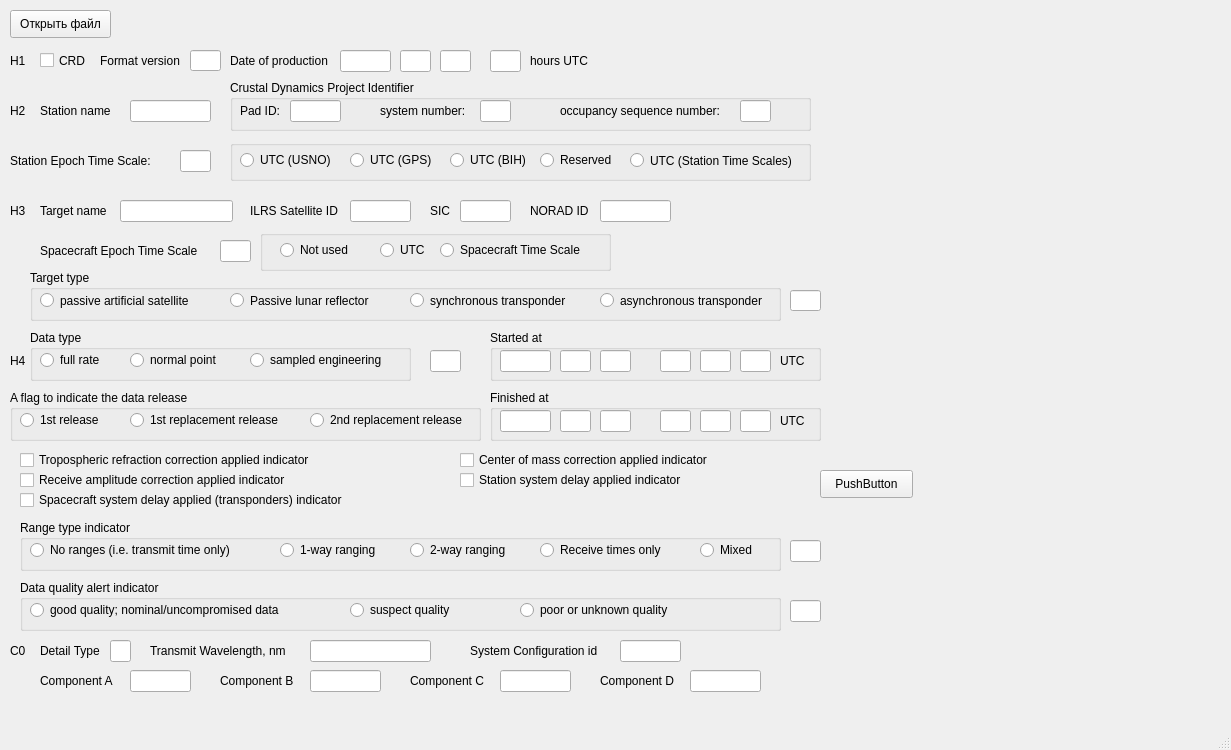
<?xml version="1.0" encoding="UTF-8"?>
<ui version="4.0">
 <class>MainWindow</class>
 <widget class="QMainWindow" name="MainWindow">
  <property name="geometry">
   <rect>
    <x>0</x>
    <y>0</y>
    <width>1231</width>
    <height>750</height>
   </rect>
  </property>
  <property name="windowTitle">
   <string>MainWindow</string>
  </property>
  <widget class="QWidget" name="centralwidget">
   <widget class="QPushButton" name="open_file">
    <property name="geometry">
     <rect>
      <x>10</x>
      <y>10</y>
      <width>101</width>
      <height>28</height>
     </rect>
    </property>
    <property name="text">
     <string>Открыть файл</string>
    </property>
   </widget>
   <widget class="QLabel" name="file_label">
    <property name="geometry">
     <rect>
      <x>120</x>
      <y>10</y>
      <width>661</width>
      <height>31</height>
     </rect>
    </property>
    <property name="font">
     <font>
      <pointsize>10</pointsize>
      <weight>50</weight>
      <bold>false</bold>
     </font>
    </property>
    <property name="autoFillBackground">
     <bool>false</bool>
    </property>
    <property name="text">
     <string/>
    </property>
   </widget>
   <widget class="QCheckBox" name="H1_1">
    <property name="enabled">
     <bool>true</bool>
    </property>
    <property name="geometry">
     <rect>
      <x>40</x>
      <y>50</y>
      <width>51</width>
      <height>21</height>
     </rect>
    </property>
    <property name="toolTip">
     <string>&lt;html&gt;&lt;head/&gt;&lt;body&gt;&lt;p&gt;&lt;span style=&quot; font-family:'Microsoft Sans Serif','sans-serif';&quot;&gt;Consolidated Ranging Data format&lt;/span&gt;&lt;/p&gt;&lt;/body&gt;&lt;/html&gt;</string>
    </property>
    <property name="text">
     <string>CRD</string>
    </property>
    <property name="checkable">
     <bool>true</bool>
    </property>
   </widget>
   <widget class="QLabel" name="H1">
    <property name="geometry">
     <rect>
      <x>10</x>
      <y>50</y>
      <width>21</width>
      <height>21</height>
     </rect>
    </property>
    <property name="text">
     <string>H1</string>
    </property>
   </widget>
   <widget class="QLabel" name="H1_2_label">
    <property name="geometry">
     <rect>
      <x>100</x>
      <y>50</y>
      <width>91</width>
      <height>21</height>
     </rect>
    </property>
    <property name="text">
     <string>Format version</string>
    </property>
   </widget>
   <widget class="QLineEdit" name="H1_2">
    <property name="geometry">
     <rect>
      <x>190</x>
      <y>50</y>
      <width>31</width>
      <height>21</height>
     </rect>
    </property>
    <property name="readOnly">
     <bool>true</bool>
    </property>
   </widget>
   <widget class="QLabel" name="H1_3_label">
    <property name="geometry">
     <rect>
      <x>230</x>
      <y>50</y>
      <width>111</width>
      <height>21</height>
     </rect>
    </property>
    <property name="text">
     <string>Date of production</string>
    </property>
   </widget>
   <widget class="QLineEdit" name="H1_3">
    <property name="geometry">
     <rect>
      <x>340</x>
      <y>50</y>
      <width>51</width>
      <height>22</height>
     </rect>
    </property>
   </widget>
   <widget class="QLineEdit" name="H1_4">
    <property name="geometry">
     <rect>
      <x>400</x>
      <y>50</y>
      <width>31</width>
      <height>22</height>
     </rect>
    </property>
   </widget>
   <widget class="QLineEdit" name="H1_5">
    <property name="geometry">
     <rect>
      <x>440</x>
      <y>50</y>
      <width>31</width>
      <height>22</height>
     </rect>
    </property>
   </widget>
   <widget class="QLineEdit" name="H1_6">
    <property name="geometry">
     <rect>
      <x>490</x>
      <y>50</y>
      <width>31</width>
      <height>22</height>
     </rect>
    </property>
   </widget>
   <widget class="QLabel" name="H1_6_label">
    <property name="geometry">
     <rect>
      <x>530</x>
      <y>50</y>
      <width>71</width>
      <height>21</height>
     </rect>
    </property>
    <property name="text">
     <string>hours UTC</string>
    </property>
   </widget>
   <widget class="QLabel" name="H2">
    <property name="geometry">
     <rect>
      <x>10</x>
      <y>100</y>
      <width>21</width>
      <height>21</height>
     </rect>
    </property>
    <property name="text">
     <string>H2</string>
    </property>
   </widget>
   <widget class="QLineEdit" name="H2_1">
    <property name="geometry">
     <rect>
      <x>130</x>
      <y>100</y>
      <width>81</width>
      <height>22</height>
     </rect>
    </property>
   </widget>
   <widget class="QLabel" name="H2_1_label">
    <property name="geometry">
     <rect>
      <x>40</x>
      <y>100</y>
      <width>81</width>
      <height>21</height>
     </rect>
    </property>
    <property name="text">
     <string>Station name</string>
    </property>
   </widget>
   <widget class="QLabel" name="H2_5_label">
    <property name="geometry">
     <rect>
      <x>10</x>
      <y>150</y>
      <width>151</width>
      <height>21</height>
     </rect>
    </property>
    <property name="text">
     <string>Station Epoch Time Scale:</string>
    </property>
   </widget>
   <widget class="QLineEdit" name="H2_5">
    <property name="geometry">
     <rect>
      <x>180</x>
      <y>150</y>
      <width>31</width>
      <height>22</height>
     </rect>
    </property>
   </widget>
   <widget class="QGroupBox" name="H2_5_group">
    <property name="geometry">
     <rect>
      <x>230</x>
      <y>140</y>
      <width>581</width>
      <height>41</height>
     </rect>
    </property>
    <property name="title">
     <string/>
    </property>
    <widget class="QRadioButton" name="H2_5_10">
     <property name="geometry">
      <rect>
       <x>400</x>
       <y>10</y>
       <width>181</width>
       <height>21</height>
      </rect>
     </property>
     <property name="text">
      <string>UTC (Station Time Scales) </string>
     </property>
    </widget>
    <widget class="QRadioButton" name="H2_5_0">
     <property name="geometry">
      <rect>
       <x>310</x>
       <y>10</y>
       <width>81</width>
       <height>20</height>
      </rect>
     </property>
     <property name="text">
      <string>Reserved</string>
     </property>
    </widget>
    <widget class="QRadioButton" name="H2_5_7">
     <property name="geometry">
      <rect>
       <x>220</x>
       <y>10</y>
       <width>95</width>
       <height>20</height>
      </rect>
     </property>
     <property name="text">
      <string>UTC (BIH)</string>
     </property>
    </widget>
    <widget class="QRadioButton" name="H2_5_3">
     <property name="geometry">
      <rect>
       <x>10</x>
       <y>10</y>
       <width>95</width>
       <height>20</height>
      </rect>
     </property>
     <property name="text">
      <string>UTC (USNO)</string>
     </property>
    </widget>
    <widget class="QRadioButton" name="H2_5_4">
     <property name="geometry">
      <rect>
       <x>120</x>
       <y>10</y>
       <width>95</width>
       <height>20</height>
      </rect>
     </property>
     <property name="text">
      <string>UTC (GPS)</string>
     </property>
    </widget>
   </widget>
   <widget class="QLabel" name="H3">
    <property name="geometry">
     <rect>
      <x>10</x>
      <y>200</y>
      <width>21</width>
      <height>21</height>
     </rect>
    </property>
    <property name="text">
     <string>H3</string>
    </property>
   </widget>
   <widget class="QLineEdit" name="H3_1">
    <property name="geometry">
     <rect>
      <x>120</x>
      <y>200</y>
      <width>113</width>
      <height>22</height>
     </rect>
    </property>
   </widget>
   <widget class="QLabel" name="H3_1_label">
    <property name="geometry">
     <rect>
      <x>40</x>
      <y>200</y>
      <width>81</width>
      <height>21</height>
     </rect>
    </property>
    <property name="text">
     <string>Target name</string>
    </property>
   </widget>
   <widget class="QLabel" name="H3_2_label">
    <property name="geometry">
     <rect>
      <x>250</x>
      <y>200</y>
      <width>101</width>
      <height>21</height>
     </rect>
    </property>
    <property name="text">
     <string>ILRS Satellite ID</string>
    </property>
   </widget>
   <widget class="QLineEdit" name="H3_2">
    <property name="geometry">
     <rect>
      <x>350</x>
      <y>200</y>
      <width>61</width>
      <height>22</height>
     </rect>
    </property>
   </widget>
   <widget class="QLabel" name="H3_3_label">
    <property name="geometry">
     <rect>
      <x>430</x>
      <y>200</y>
      <width>21</width>
      <height>21</height>
     </rect>
    </property>
    <property name="text">
     <string>SIC</string>
    </property>
   </widget>
   <widget class="QLineEdit" name="H3_3">
    <property name="geometry">
     <rect>
      <x>460</x>
      <y>200</y>
      <width>51</width>
      <height>22</height>
     </rect>
    </property>
   </widget>
   <widget class="QLabel" name="H3_4_label">
    <property name="geometry">
     <rect>
      <x>530</x>
      <y>200</y>
      <width>61</width>
      <height>21</height>
     </rect>
    </property>
    <property name="text">
     <string>NORAD ID</string>
    </property>
   </widget>
   <widget class="QLineEdit" name="H3_4">
    <property name="geometry">
     <rect>
      <x>600</x>
      <y>200</y>
      <width>71</width>
      <height>22</height>
     </rect>
    </property>
   </widget>
   <widget class="QLabel" name="H3_5_label">
    <property name="geometry">
     <rect>
      <x>40</x>
      <y>235</y>
      <width>171</width>
      <height>31</height>
     </rect>
    </property>
    <property name="text">
     <string>Spacecraft Epoch Time Scale</string>
    </property>
   </widget>
   <widget class="QLineEdit" name="H3_5">
    <property name="geometry">
     <rect>
      <x>220</x>
      <y>240</y>
      <width>31</width>
      <height>22</height>
     </rect>
    </property>
   </widget>
   <widget class="QGroupBox" name="H3_5_group">
    <property name="geometry">
     <rect>
      <x>260</x>
      <y>230</y>
      <width>351</width>
      <height>41</height>
     </rect>
    </property>
    <property name="title">
     <string/>
    </property>
    <widget class="QRadioButton" name="H3_5_0">
     <property name="geometry">
      <rect>
       <x>20</x>
       <y>10</y>
       <width>95</width>
       <height>20</height>
      </rect>
     </property>
     <property name="text">
      <string>Not used</string>
     </property>
    </widget>
    <widget class="QRadioButton" name="H3_5_1">
     <property name="geometry">
      <rect>
       <x>120</x>
       <y>10</y>
       <width>61</width>
       <height>20</height>
      </rect>
     </property>
     <property name="text">
      <string>UTC</string>
     </property>
    </widget>
    <widget class="QRadioButton" name="H3_5_2">
     <property name="geometry">
      <rect>
       <x>180</x>
       <y>10</y>
       <width>161</width>
       <height>20</height>
      </rect>
     </property>
     <property name="text">
      <string>Spacecraft Time Scale </string>
     </property>
    </widget>
   </widget>
   <widget class="QGroupBox" name="H3_6_group">
    <property name="geometry">
     <rect>
      <x>30</x>
      <y>270</y>
      <width>751</width>
      <height>51</height>
     </rect>
    </property>
    <property name="title">
     <string>Target type</string>
    </property>
    <widget class="QRadioButton" name="H3_6_1">
     <property name="geometry">
      <rect>
       <x>10</x>
       <y>10</y>
       <width>171</width>
       <height>41</height>
      </rect>
     </property>
     <property name="text">
      <string>passive artificial satellite</string>
     </property>
    </widget>
    <widget class="QRadioButton" name="H3_6_2">
     <property name="geometry">
      <rect>
       <x>200</x>
       <y>10</y>
       <width>151</width>
       <height>41</height>
      </rect>
     </property>
     <property name="text">
      <string>Passive lunar reflector</string>
     </property>
    </widget>
    <widget class="QRadioButton" name="H3_6_3">
     <property name="geometry">
      <rect>
       <x>380</x>
       <y>10</y>
       <width>171</width>
       <height>41</height>
      </rect>
     </property>
     <property name="text">
      <string>synchronous transponder</string>
     </property>
    </widget>
    <widget class="QRadioButton" name="H3_6_4">
     <property name="geometry">
      <rect>
       <x>570</x>
       <y>10</y>
       <width>181</width>
       <height>41</height>
      </rect>
     </property>
     <property name="text">
      <string>asynchronous transponder</string>
     </property>
    </widget>
   </widget>
   <widget class="QLineEdit" name="H3_6">
    <property name="geometry">
     <rect>
      <x>790</x>
      <y>290</y>
      <width>31</width>
      <height>21</height>
     </rect>
    </property>
   </widget>
   <widget class="QGroupBox" name="H2_group">
    <property name="geometry">
     <rect>
      <x>230</x>
      <y>80</y>
      <width>581</width>
      <height>51</height>
     </rect>
    </property>
    <property name="title">
     <string>Crustal Dynamics Project Identifier</string>
    </property>
    <widget class="QLabel" name="H2_2_label">
     <property name="geometry">
      <rect>
       <x>10</x>
       <y>20</y>
       <width>51</width>
       <height>21</height>
      </rect>
     </property>
     <property name="text">
      <string>Pad ID:</string>
     </property>
    </widget>
    <widget class="QLineEdit" name="H2_2">
     <property name="geometry">
      <rect>
       <x>60</x>
       <y>20</y>
       <width>51</width>
       <height>22</height>
      </rect>
     </property>
    </widget>
    <widget class="QLabel" name="H2_3_label">
     <property name="geometry">
      <rect>
       <x>150</x>
       <y>20</y>
       <width>101</width>
       <height>21</height>
      </rect>
     </property>
     <property name="text">
      <string>system number:</string>
     </property>
    </widget>
    <widget class="QLineEdit" name="H2_4">
     <property name="geometry">
      <rect>
       <x>250</x>
       <y>20</y>
       <width>31</width>
       <height>22</height>
      </rect>
     </property>
    </widget>
    <widget class="QLineEdit" name="H2_3">
     <property name="geometry">
      <rect>
       <x>510</x>
       <y>20</y>
       <width>31</width>
       <height>22</height>
      </rect>
     </property>
    </widget>
    <widget class="QLabel" name="H2_4_label">
     <property name="geometry">
      <rect>
       <x>330</x>
       <y>20</y>
       <width>171</width>
       <height>21</height>
      </rect>
     </property>
     <property name="text">
      <string>occupancy sequence number:</string>
     </property>
    </widget>
   </widget>
   <widget class="QLabel" name="H4">
    <property name="geometry">
     <rect>
      <x>10</x>
      <y>350</y>
      <width>21</width>
      <height>21</height>
     </rect>
    </property>
    <property name="text">
     <string>H4</string>
    </property>
   </widget>
   <widget class="QLineEdit" name="H4_1">
    <property name="geometry">
     <rect>
      <x>430</x>
      <y>350</y>
      <width>31</width>
      <height>22</height>
     </rect>
    </property>
   </widget>
   <widget class="QGroupBox" name="H4_1_group">
    <property name="geometry">
     <rect>
      <x>30</x>
      <y>330</y>
      <width>381</width>
      <height>51</height>
     </rect>
    </property>
    <property name="title">
     <string>Data type</string>
    </property>
    <widget class="QRadioButton" name="H4_1_0">
     <property name="geometry">
      <rect>
       <x>10</x>
       <y>20</y>
       <width>71</width>
       <height>20</height>
      </rect>
     </property>
     <property name="text">
      <string>full rate</string>
     </property>
    </widget>
    <widget class="QRadioButton" name="H4_1_1">
     <property name="geometry">
      <rect>
       <x>100</x>
       <y>20</y>
       <width>95</width>
       <height>20</height>
      </rect>
     </property>
     <property name="text">
      <string>normal point</string>
     </property>
    </widget>
    <widget class="QRadioButton" name="H4_1_2">
     <property name="geometry">
      <rect>
       <x>220</x>
       <y>20</y>
       <width>151</width>
       <height>20</height>
      </rect>
     </property>
     <property name="text">
      <string>sampled engineering</string>
     </property>
    </widget>
   </widget>
   <widget class="QGroupBox" name="H4_2_group">
    <property name="geometry">
     <rect>
      <x>490</x>
      <y>330</y>
      <width>331</width>
      <height>51</height>
     </rect>
    </property>
    <property name="title">
     <string>Started at</string>
    </property>
    <widget class="QLineEdit" name="H4_2">
     <property name="geometry">
      <rect>
       <x>10</x>
       <y>20</y>
       <width>51</width>
       <height>22</height>
      </rect>
     </property>
    </widget>
    <widget class="QLineEdit" name="H4_3">
     <property name="geometry">
      <rect>
       <x>70</x>
       <y>20</y>
       <width>31</width>
       <height>22</height>
      </rect>
     </property>
    </widget>
    <widget class="QLineEdit" name="H4_4">
     <property name="geometry">
      <rect>
       <x>110</x>
       <y>20</y>
       <width>31</width>
       <height>22</height>
      </rect>
     </property>
    </widget>
    <widget class="QLineEdit" name="H4_5">
     <property name="geometry">
      <rect>
       <x>170</x>
       <y>20</y>
       <width>31</width>
       <height>22</height>
      </rect>
     </property>
    </widget>
    <widget class="QLineEdit" name="H4_6">
     <property name="geometry">
      <rect>
       <x>210</x>
       <y>20</y>
       <width>31</width>
       <height>22</height>
      </rect>
     </property>
    </widget>
    <widget class="QLabel" name="H4_7_label">
     <property name="geometry">
      <rect>
       <x>290</x>
       <y>20</y>
       <width>31</width>
       <height>21</height>
      </rect>
     </property>
     <property name="text">
      <string>UTC</string>
     </property>
    </widget>
    <widget class="QLineEdit" name="H4_7">
     <property name="geometry">
      <rect>
       <x>250</x>
       <y>20</y>
       <width>31</width>
       <height>22</height>
      </rect>
     </property>
    </widget>
   </widget>
   <widget class="QGroupBox" name="H4_8_group">
    <property name="geometry">
     <rect>
      <x>490</x>
      <y>390</y>
      <width>331</width>
      <height>51</height>
     </rect>
    </property>
    <property name="title">
     <string>Finished at</string>
    </property>
    <widget class="QLineEdit" name="H4_8">
     <property name="geometry">
      <rect>
       <x>10</x>
       <y>20</y>
       <width>51</width>
       <height>22</height>
      </rect>
     </property>
    </widget>
    <widget class="QLineEdit" name="H4_9">
     <property name="geometry">
      <rect>
       <x>70</x>
       <y>20</y>
       <width>31</width>
       <height>22</height>
      </rect>
     </property>
    </widget>
    <widget class="QLineEdit" name="H4_10">
     <property name="geometry">
      <rect>
       <x>110</x>
       <y>20</y>
       <width>31</width>
       <height>22</height>
      </rect>
     </property>
    </widget>
    <widget class="QLineEdit" name="H4_11">
     <property name="geometry">
      <rect>
       <x>170</x>
       <y>20</y>
       <width>31</width>
       <height>22</height>
      </rect>
     </property>
    </widget>
    <widget class="QLineEdit" name="H4_12">
     <property name="geometry">
      <rect>
       <x>210</x>
       <y>20</y>
       <width>31</width>
       <height>22</height>
      </rect>
     </property>
    </widget>
    <widget class="QLineEdit" name="H4_13">
     <property name="geometry">
      <rect>
       <x>250</x>
       <y>20</y>
       <width>31</width>
       <height>22</height>
      </rect>
     </property>
    </widget>
    <widget class="QLabel" name="H4_13_label">
     <property name="geometry">
      <rect>
       <x>290</x>
       <y>20</y>
       <width>31</width>
       <height>21</height>
      </rect>
     </property>
     <property name="text">
      <string>UTC</string>
     </property>
    </widget>
   </widget>
   <widget class="QGroupBox" name="H4_14_group">
    <property name="geometry">
     <rect>
      <x>10</x>
      <y>390</y>
      <width>471</width>
      <height>51</height>
     </rect>
    </property>
    <property name="title">
     <string>A flag to indicate the data release</string>
    </property>
    <widget class="QRadioButton" name="H4_14_0">
     <property name="geometry">
      <rect>
       <x>10</x>
       <y>20</y>
       <width>101</width>
       <height>20</height>
      </rect>
     </property>
     <property name="text">
      <string>1st release</string>
     </property>
    </widget>
    <widget class="QRadioButton" name="H4_14_1">
     <property name="geometry">
      <rect>
       <x>120</x>
       <y>20</y>
       <width>171</width>
       <height>20</height>
      </rect>
     </property>
     <property name="text">
      <string>1st replacement release</string>
     </property>
    </widget>
    <widget class="QRadioButton" name="H4_14_2">
     <property name="geometry">
      <rect>
       <x>300</x>
       <y>20</y>
       <width>191</width>
       <height>20</height>
      </rect>
     </property>
     <property name="text">
      <string>2nd replacement release</string>
     </property>
    </widget>
   </widget>
   <widget class="QCheckBox" name="H4_15">
    <property name="geometry">
     <rect>
      <x>20</x>
      <y>450</y>
      <width>321</width>
      <height>20</height>
     </rect>
    </property>
    <property name="text">
     <string>Tropospheric refraction correction applied indicator </string>
    </property>
   </widget>
   <widget class="QCheckBox" name="H4_16">
    <property name="geometry">
     <rect>
      <x>460</x>
      <y>450</y>
      <width>271</width>
      <height>20</height>
     </rect>
    </property>
    <property name="text">
     <string>Center of mass correction applied indicator </string>
    </property>
   </widget>
   <widget class="QCheckBox" name="H4_17">
    <property name="geometry">
     <rect>
      <x>20</x>
      <y>470</y>
      <width>321</width>
      <height>20</height>
     </rect>
    </property>
    <property name="text">
     <string>Receive amplitude correction applied indicator </string>
    </property>
   </widget>
   <widget class="QCheckBox" name="H4_18">
    <property name="geometry">
     <rect>
      <x>460</x>
      <y>470</y>
      <width>271</width>
      <height>20</height>
     </rect>
    </property>
    <property name="text">
     <string>Station system delay applied indicator</string>
    </property>
   </widget>
   <widget class="QCheckBox" name="H4_19">
    <property name="geometry">
     <rect>
      <x>20</x>
      <y>490</y>
      <width>361</width>
      <height>20</height>
     </rect>
    </property>
    <property name="text">
     <string>Spacecraft system delay applied (transponders) indicator</string>
    </property>
   </widget>
   <widget class="QGroupBox" name="H4_20_group">
    <property name="geometry">
     <rect>
      <x>20</x>
      <y>520</y>
      <width>761</width>
      <height>51</height>
     </rect>
    </property>
    <property name="title">
     <string>Range type indicator</string>
    </property>
    <widget class="QRadioButton" name="H4_20_0">
     <property name="geometry">
      <rect>
       <x>10</x>
       <y>20</y>
       <width>221</width>
       <height>20</height>
      </rect>
     </property>
     <property name="text">
      <string>No ranges (i.e. transmit time only)</string>
     </property>
    </widget>
    <widget class="QRadioButton" name="H4_20_1">
     <property name="geometry">
      <rect>
       <x>260</x>
       <y>20</y>
       <width>111</width>
       <height>20</height>
      </rect>
     </property>
     <property name="text">
      <string>1-way ranging</string>
     </property>
    </widget>
    <widget class="QRadioButton" name="H4_20_2">
     <property name="geometry">
      <rect>
       <x>390</x>
       <y>20</y>
       <width>111</width>
       <height>20</height>
      </rect>
     </property>
     <property name="text">
      <string>2-way ranging</string>
     </property>
    </widget>
    <widget class="QRadioButton" name="H4_20_3">
     <property name="geometry">
      <rect>
       <x>520</x>
       <y>20</y>
       <width>131</width>
       <height>20</height>
      </rect>
     </property>
     <property name="text">
      <string>Receive times only </string>
     </property>
    </widget>
    <widget class="QRadioButton" name="H4_20_4">
     <property name="geometry">
      <rect>
       <x>680</x>
       <y>20</y>
       <width>61</width>
       <height>20</height>
      </rect>
     </property>
     <property name="text">
      <string>Mixed</string>
     </property>
    </widget>
   </widget>
   <widget class="QLineEdit" name="H4_20">
    <property name="geometry">
     <rect>
      <x>790</x>
      <y>540</y>
      <width>31</width>
      <height>22</height>
     </rect>
    </property>
   </widget>
   <widget class="QGroupBox" name="H4_21_group">
    <property name="geometry">
     <rect>
      <x>20</x>
      <y>580</y>
      <width>761</width>
      <height>51</height>
     </rect>
    </property>
    <property name="title">
     <string>Data quality alert indicator</string>
    </property>
    <widget class="QRadioButton" name="H4_21_0">
     <property name="geometry">
      <rect>
       <x>10</x>
       <y>20</y>
       <width>281</width>
       <height>20</height>
      </rect>
     </property>
     <property name="text">
      <string>good quality; nominal/uncompromised data</string>
     </property>
    </widget>
    <widget class="QRadioButton" name="H4_21_1">
     <property name="geometry">
      <rect>
       <x>330</x>
       <y>20</y>
       <width>121</width>
       <height>20</height>
      </rect>
     </property>
     <property name="text">
      <string>suspect quality</string>
     </property>
    </widget>
    <widget class="QRadioButton" name="H4_21_2">
     <property name="geometry">
      <rect>
       <x>500</x>
       <y>20</y>
       <width>171</width>
       <height>20</height>
      </rect>
     </property>
     <property name="text">
      <string>poor or unknown quality</string>
     </property>
    </widget>
   </widget>
   <widget class="QLineEdit" name="H4_21">
    <property name="geometry">
     <rect>
      <x>790</x>
      <y>600</y>
      <width>31</width>
      <height>22</height>
     </rect>
    </property>
   </widget>
   <widget class="QLabel" name="C0">
    <property name="geometry">
     <rect>
      <x>10</x>
      <y>640</y>
      <width>21</width>
      <height>21</height>
     </rect>
    </property>
    <property name="text">
     <string>C0</string>
    </property>
   </widget>
   <widget class="QLabel" name="C0_1_label">
    <property name="geometry">
     <rect>
      <x>40</x>
      <y>640</y>
      <width>71</width>
      <height>21</height>
     </rect>
    </property>
    <property name="text">
     <string>Detail Type</string>
    </property>
   </widget>
   <widget class="QLineEdit" name="C0_1">
    <property name="geometry">
     <rect>
      <x>110</x>
      <y>640</y>
      <width>21</width>
      <height>22</height>
     </rect>
    </property>
   </widget>
   <widget class="QLabel" name="C0_2_label">
    <property name="geometry">
     <rect>
      <x>150</x>
      <y>640</y>
      <width>151</width>
      <height>21</height>
     </rect>
    </property>
    <property name="text">
     <string>Transmit Wavelength, nm</string>
    </property>
   </widget>
   <widget class="QLineEdit" name="C0_2">
    <property name="geometry">
     <rect>
      <x>310</x>
      <y>640</y>
      <width>121</width>
      <height>22</height>
     </rect>
    </property>
   </widget>
   <widget class="QLabel" name="C0_3_label">
    <property name="geometry">
     <rect>
      <x>470</x>
      <y>640</y>
      <width>141</width>
      <height>21</height>
     </rect>
    </property>
    <property name="text">
     <string>System Configuration id</string>
    </property>
   </widget>
   <widget class="QLineEdit" name="C0_3">
    <property name="geometry">
     <rect>
      <x>620</x>
      <y>640</y>
      <width>61</width>
      <height>22</height>
     </rect>
    </property>
   </widget>
   <widget class="QLabel" name="C0_4_label">
    <property name="geometry">
     <rect>
      <x>40</x>
      <y>670</y>
      <width>81</width>
      <height>21</height>
     </rect>
    </property>
    <property name="text">
     <string>Component A</string>
    </property>
   </widget>
   <widget class="QLineEdit" name="C0_4">
    <property name="geometry">
     <rect>
      <x>130</x>
      <y>670</y>
      <width>61</width>
      <height>22</height>
     </rect>
    </property>
   </widget>
   <widget class="QLabel" name="C0_5_label">
    <property name="geometry">
     <rect>
      <x>220</x>
      <y>670</y>
      <width>81</width>
      <height>21</height>
     </rect>
    </property>
    <property name="text">
     <string>Component B</string>
    </property>
   </widget>
   <widget class="QLineEdit" name="C0_5">
    <property name="geometry">
     <rect>
      <x>310</x>
      <y>670</y>
      <width>71</width>
      <height>22</height>
     </rect>
    </property>
   </widget>
   <widget class="QLabel" name="C0_6_label">
    <property name="geometry">
     <rect>
      <x>410</x>
      <y>670</y>
      <width>81</width>
      <height>21</height>
     </rect>
    </property>
    <property name="text">
     <string>Component C</string>
    </property>
   </widget>
   <widget class="QLineEdit" name="C0_6">
    <property name="geometry">
     <rect>
      <x>500</x>
      <y>670</y>
      <width>71</width>
      <height>22</height>
     </rect>
    </property>
   </widget>
   <widget class="QLabel" name="C0_7_label">
    <property name="geometry">
     <rect>
      <x>600</x>
      <y>670</y>
      <width>81</width>
      <height>21</height>
     </rect>
    </property>
    <property name="text">
     <string>Component D</string>
    </property>
   </widget>
   <widget class="QLineEdit" name="C0_7">
    <property name="geometry">
     <rect>
      <x>690</x>
      <y>670</y>
      <width>71</width>
      <height>22</height>
     </rect>
    </property>
   </widget>
   <widget class="QPushButton" name="pushButton">
    <property name="geometry">
     <rect>
      <x>820</x>
      <y>470</y>
      <width>93</width>
      <height>28</height>
     </rect>
    </property>
    <property name="text">
     <string>PushButton</string>
    </property>
   </widget>
  </widget>
  <widget class="QMenuBar" name="menubar">
   <property name="geometry">
    <rect>
     <x>0</x>
     <y>0</y>
     <width>1231</width>
     <height>26</height>
    </rect>
   </property>
  </widget>
  <widget class="QStatusBar" name="statusbar"/>
 </widget>
 <resources/>
 <connections/>
</ui>
